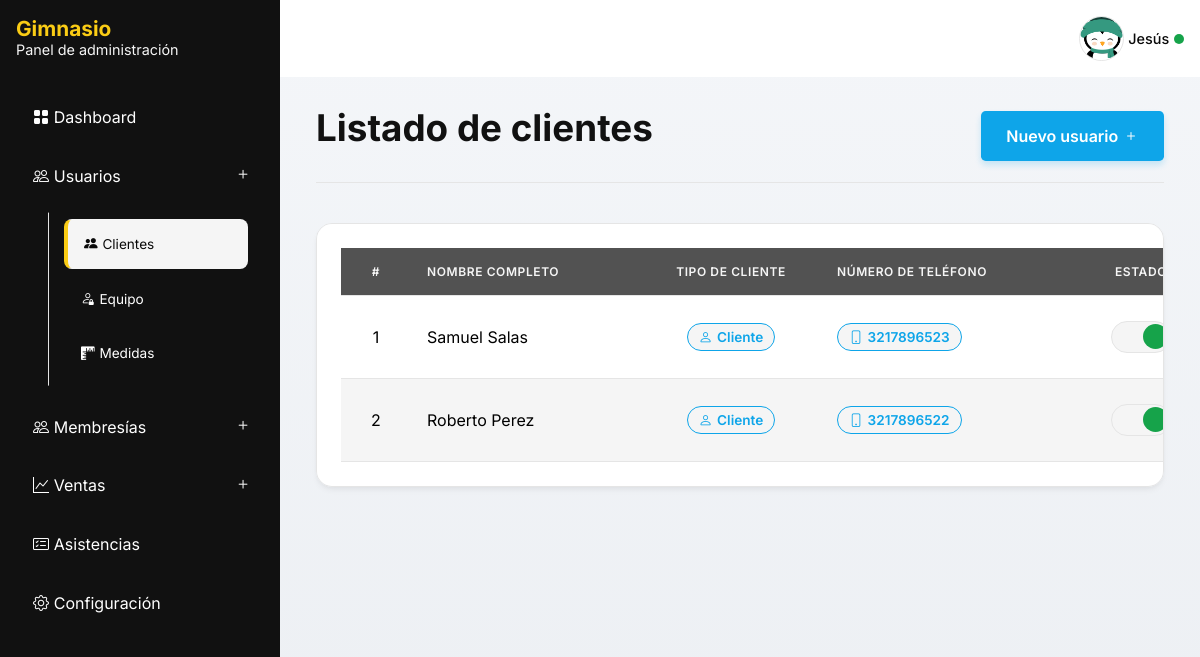
/accounts/clients/ (signed in), run on the app's committed database.
### apps/management/models.py (models this page shows, shortened)
class AppSettings(models.Model):
    app_name = models.CharField(max_length=100, default="Gimnasio")
    app_description = models.CharField(max_length=200, default="Panel de administración")
    app_image = models.ImageField(upload_to="management/images/", null=True, blank=True)
    app_logo = models.ImageField(upload_to="management/images/", null=True, blank=True)
    elements_per_section = models.PositiveIntegerField(default=10)
    @classmethod
    def load(cls):
        instance, _ = cls.objects.get_or_create(pk=1)
        return instance

### apps/accounts/models/member.py (models this page shows, shortened)
class Member(AbstractBaseUser):
    class Meta:
        verbose_name = 'Usuario'
        verbose_name_plural = 'Usuarios'
    class BaseRoles(models.TextChoices):
        CUSTOMER = 'Cliente','Cliente'
        ADMINISTRATOR = 'Administrador','Administrador'
        SECRETARY = 'Secretario(a)','Secretario(a)'
    class DocumentTypes(models.TextChoices):
        CC = 'CC', 'Cédula de Ciudadanía'
        TI = 'TI', 'Tarjeta de Identidad'
        CE = 'CE', 'Cédula de Extranjería'
        NIT = 'NIT', 'Número de Identificación Tributaria'
        PP = 'PP', 'Pasaporte'
        RC = 'RC', 'Registro Civil'
        PPT = 'PPT', 'Permiso por Protección Temporal'
    objects = BaseMemberManager()
    first_name = models.CharField(max_length=100)
    last_name = models.CharField(max_length=100, blank=True, null=True)
    phone_number = models.CharField(max_length=10, unique=True, db_index=True)
    email = models.EmailField(unique=True, db_index=True)
    role = models.CharField(max_length=13, choices=BaseRoles.choices, default=BaseRoles.CUSTOMER)
    photo = models.ImageField(upload_to='members/images', blank=True, null=True)
    document_type = models.CharField(max_length=100, choices=DocumentTypes.choices, default=DocumentTypes.CC)
    document_number = models.PositiveIntegerField(unique=True, db_index=True)
    is_active = models.BooleanField(default=True)
    is_staff = models.BooleanField(default=False)
    is_superuser = models.BooleanField(default=False)
    created_at = models.DateTimeField(auto_now_add=True)
    updated_at = models.DateTimeField(auto_now=True)
    birthday = models.DateField(blank=True, null=True)
    USERNAME_FIELD = 'email'
    REQUIRED_FIELDS = ['first_name', 'phone_number','document_type','document_number']
    @property
    def full_name(self):
        return f'{self.first_name} {self.last_name if self.last_name else ""}'

### apps/accounts/views/client_view.py (the view)
# urls.py: path('clients/', views.ClientListView.as_view(), name='clients'),
@method_decorator(role_required([Client.BaseRoles.ADMINISTRATOR, Client.BaseRoles.SECRETARY]), name='dispatch')
class ClientListView(ListView):
    model = Client
    context_object_name = 'list'
    template_name = 'members/list.html'
    def get_context_data(self, **kwargs):
        context = super().get_context_data(**kwargs)
        context['toggle_url'] = 'accounts:client-toggle'
        context['update_url'] = 'accounts:client-update'
        context['delete_url'] = 'accounts:client-delete'
        context['create_url'] = reverse('accounts:client-add')
        context['title'] = 'Listado de clientes'
        return context

### apps/accounts/models/client.py (called while the page is built)
    def get_queryset(self):
        return super().get_queryset().filter(
            role=Member.BaseRoles.CUSTOMER
        ).order_by("-created_at")

### apps/management/context_processors.py (called while the page is built)
def management_processor(request):
    return {
        'app_settings': AppSettings.load(),
    }

### apps/accounts/templates/members/list.html (shortened to what this page needs)
{% extends 'admin-panel.html' %}
{% block content %}
    <header class="heading">
        <div class="heading__content">
           <h2 class="title">{{ title }}</h2>
        </div>
        <a
                class="button button--main"
                href="{{ create_url }}"
        >
            <span>Nuevo usuario</span>
            <i class="bi bi-plus"></i>
        </a>
    </header>
    {% if list %}
    <div class="card table__scroll">
        <div class="table">
            <div class="table__head">
                <div class="table__row">
                    <div class="table__cell table__cell--sm">#</div>
                    <div class="table__cell">Nombre completo</div>
                    <div class="table__cell table__cell--md">Tipo de cliente</div>
                    <div class="table__cell">Número de teléfono</div>
                    <div class="table__cell table__cell--md">Estado</div>
                </div>
            </div>
            <div class="table__body">
                {% for member in list %}
                    <div class="table__row">
                        <div class="table__cell table__cell--sm">{{ forloop.counter }}</div>
                        <div class="table__cell">{{ member.full_name }}</div>
                        <div class="table__cell table__cell--md"><p class="badge"> <i class="bi bi-person"></i> {{ member.role }}</p></div>
                        <div class="table__cell"><p class="badge"> <i class="bi bi-phone"></i>{{ member.phone_number }}</p></div>
                        <div class="table__cell table__cell--md">
                            <div>
                                <form
                                        method="POST"
                                        action="{% url toggle_url pk=member.pk %}"
                                        onclick="this.submit()"
                                >
                                    <div class="switch__wrapper">
                                        <div class="switch">
                                            <span class="switch__button {% if member.is_active %}switch__button--active{% endif %}"></span>
                                        </div>
                                    </div>
                                </form>
                            </div>
                        </div>
                    </div>
                {% endfor %}
            </div>
        </div>
    </div>
    {% else %}
            {% include 'components/empty_state.html' with message='Aún no hay usuarios registrados.' %}
    {% endif %}
{% endblock content %}

### templates/admin-panel.html (shortened to what this page needs)
{% load static %}
<!DOCTYPE html>
<html lang="es">
<head>
    {% include 'components/app_head.html' %}
</head>
<body>
    <div class="root" id="root">
        <aside class="navbar">
            {% include 'components/app_brand.html' with show_description=True %}
            <nav class="menu">
                <a class="menu__link" href="{% url 'management:dashboard' %}">
                    <i class="bi bi-grid-fill"></i>
                    <span>Dashboard</span>
                </a>
                <div class="menu__dropdown">
                    <p class="menu__dropdown__header">
                        <i class="bi bi-people"></i>
                        <span>Usuarios</span>
                        <button type="button" class="toggle__dropdown">
                            <i class="bi bi-plus"></i>
                        </button>
                    </p>
                    <div class="menu">
                        <a
                                class="menu__link"
                                href="{% url 'accounts:clients' %}"
                        >
                            <i class="bi bi-people-fill"></i>
                            <span>Clientes</span>
                        </a>
                        {% if user.role == 'Administrador' %}
                        <a
                                class="menu__link"
                                href="{% url 'accounts:teams' %}"
                        >
                            <i class="bi bi-person-lock"></i>
                            <span>Equipo</span>
                        </a>
                        {% endif %}
                        <a
                                class="menu__link"
                                href="{% url 'accounts:body-measurement' %}"
                        >
                            <i class="bi bi-rulers"></i>
                            <span>Medidas</span>
                        </a>
                    </div>
                </div>
                <div class="menu__dropdown">
                    <p class="menu__dropdown__header">
                        <i class="bi bi-people"></i>
                        <span>Membresías</span>
                        <button type="button" class="toggle__dropdown">
                            <i class="bi bi-plus"></i>
                        </button>
                    </p>
                </div>
                <div class="menu__dropdown">
                    <p class="menu__dropdown__header">
                        <i class="bi bi-graph-up"></i>
                        <span>Ventas</span>
                        <button type="button" class="toggle__dropdown">
                            <i class="bi bi-plus"></i>
                        </button>
                    </p>
                </div>
                <a
                        class="menu__link"
                        href="{% url 'attendances:attendances' %}"
                >
                    <i class="bi bi-card-checklist"></i>
                    <span>Asistencias</span>
                </a>
                {% if user.role == 'Administrador' %}
                <a
                    class="menu__link"
                    href="{% url 'management:app-settings' %}"
                >
                    <i class="bi bi-gear"></i>
                    <span>Configuración</span>
                </a>
                {% endif %}
            </nav>
        </aside>
        <main class="container">
            <header class="header">
                {% if user.is_authenticated %}
                <div class="profile">
                    <img
                        class="profile__img"
                        src="{% if user.photo %}{{ user.photo.url }}{% else %}{% static 'images/avatar.png' %}{% endif %}"
                        alt="Avatar"
                    />
                    <div class="profile__name">{{ user.first_name }}</div>
                    <span class="profile__status"></span>
                </div>
                {% endif %}
            </header>
            <div class="content">
                {% block content %}
                {% endblock content %}
            </div>
        </main>
    </div>
</body>
</html>

### templates/components/app_brand.html (shortened to what this page needs)
{% load static %}
<div class="brand">
<div class="brand__content">
    <h1 class="brand__name">{{ app_settings.app_name }}</h1>
    {% if show_description %}
    <p class="brand__description">{{ app_settings.app_description }}</p>
    {% endif %}
</div>
</div>

### data on the page
AppSettings: app_name "Gimnasio", app_description "Panel de administración"
Member: first_name "Jesús"
Member: full_name "Samuel Salas", role "Cliente", phone_number "3217896523", is_active True (drawn)
Member: full_name "Roberto Perez", role "Cliente", phone_number "3217896522", is_active True (drawn)

### other printed values
{{ title }} "Listado de clientes"
